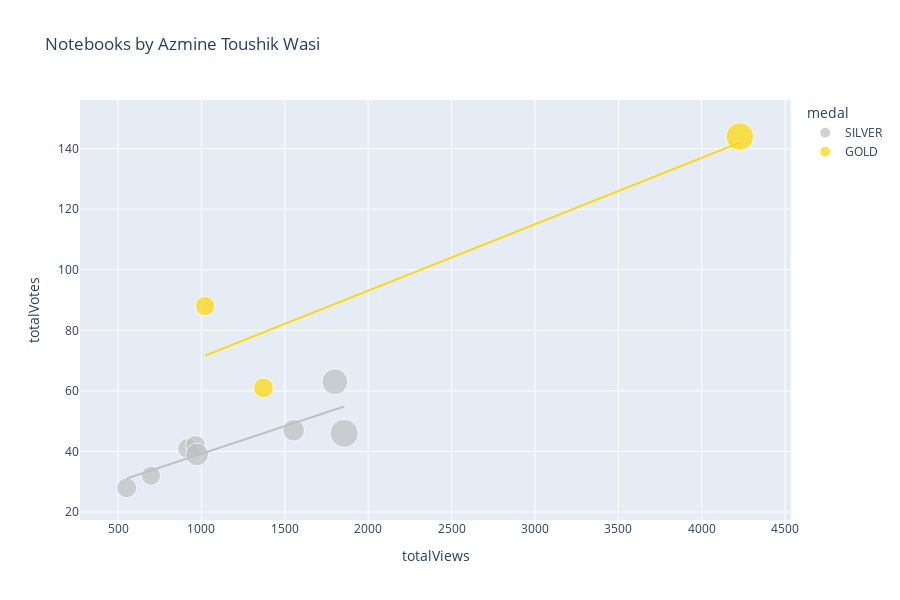

Write notebook code for a chart like this one.
### Markdown cell above
# Plotly Scatter Plot

You may want to tweak these settings depending on how many notebooks you have...

### Code cell
import plotly.express as px

df['totalComments'].fillna(0, inplace=True)
df['medal'].fillna('N/A', inplace=True)
df['size'] = df['totalComments'].clip(lower=1)
color_map = {
    'GOLD': 'gold',
    'SILVER': 'silver',
    'BRONZE': 'chocolate',
    'N/A': '#333'
}
px.scatter(
    df,
    'totalViews',
    'totalVotes',
    title=f'Notebooks by {df.author_displayName.get(0)}',
    log_x=False,
    log_y=False,
    #width=800, 
    height=600,
    color='medal',
    color_discrete_map=color_map,
    size='size',
    trendline='ols',
    trendline_options=dict(log_x=False, log_y=False, add_constant=True),
    #trendline='lowess', # Use for Locally Weighted Scatterplot Smoothing line
    #trendline_scope='overall', # Use this for one trendline
    hover_name='title',
    hover_data={
        'size': False,
        'totalViews': ':,.0f',
        'totalVotes': ':,.0f',
        'totalLines': ':,.0f',
        'totalComments': ':,.0f',
        'viewsPerVote': ':,.0f',
        'languageName': True,
        'versionNumber': True,
        'lastRun': True,
        'lastRunExecutionTimeSeconds': ':,.0f',
        'medal': True,
    })

### Figure 1 — Plotly figure (JSON) as saved in the notebook; plotly's stock layout.template omitted (floating-point values rounded to 4 significant figures)
{"data": [{"customdata": [[16, 342, 16, 21.86, "Python", 8, "Mon Jul 11 04:29:16 2022", 104, "SILVER"], [16, 608, 16, 22.47, "Python", 18, "Sun Jul 10 12:02:32 2022", 122, "SILVER"], [32, 274, 32, 39.51, "Python", 12, "Sat Jul  9 12:09:12 2022", 76, "SILVER"], [27, 380, 27, 28.14, "Python", 13, "Sat Jul  9 12:08:22 2022", 56, "SILVER"], [19, 536, 19, 32.38, "Python", 12, "Fri Jul  8 06:45:19 2022", 55, "SILVER"], [21, 592, 21, 24.38, "Python", 11, "Mon Jul  4 18:57:52 2022", 49, "SILVER"], [16, 279, 16, 19.07, "Python", 16, "Sun May 29 07:50:50 2022", 40, "SILVER"], [15, 461, 15, 21.15, "Python", 14, "Fri May 27 02:34:12 2022", 79, "SILVER"]], "hovertemplate": "<b>%{hovertext}</b><br><br>medal=%{customdata[8]}<br>totalViews=%{x:,.0f}<br>totalVotes=%{y:,.0f}<br>totalLines=%{customdata[1]:,.0f}<br>totalComments=%{customdata[2]:,.0f}<br>viewsPerVote=%{customdata[3]:,.0f}<br>languageName=%{customdata[4]}<br>versionNumber=%{customdata[5]}<br>lastRun=%{customdata[6]}<br>lastRunExecutionTimeSeconds=%{customdata[7]:,.0f}<extra></extra>", "hovertext": ["➡️ Intro to Feature Engineering 🛠 Housing Data ", "Divorce Reasons Analysis 📊 With PCA,SHAP,TSNE,RFE", "▶️ Cristiano Ronaldo 📊 Extended EDA ⚽ Goals ", "▶️ Lionel Messi 📊 Extended EDA ⚽ Goals ", "UCL ⚽ EDA & Viz ⭐ 2021-22 ⭐ Players & Teams", "➡️ Intro to Bias-Variance Tradeoff 📋 with Numpy", " 📘 Coursera 📉 EDA, FE 📈 Analysis + Insights 📊", "Export Processing Zones - EDA+Statistical Analysis"], "legendgroup": "SILVER", "marker": {"color": "silver", "size": [16, 16, 32, 27, 19, 21, 16, 15], "sizemode": "area", "sizeref": 0.08, "symbol": "circle"}, "mode": "markers", "name": "SILVER", "orientation": "v", "showlegend": true, "type": "scatter", "x": [917, 965, 1856, 1800, 1553, 974, 552, 697], "xaxis": "x", "y": [41, 42, 46, 63, 47, 39, 28, 32], "yaxis": "y"}, {"hovertemplate": "<b>OLS trendline</b><br>totalVotes = 0.0182104 * totalViews + 21.0486<br>R<sup>2</sup>=0.742832<br><br>medal=SILVER<br>totalViews=%{x:,.0f}<br>totalVotes=%{y:,.0f} <b>(trend)</b><extra></extra>", "legendgroup": "SILVER", "marker": {"color": "silver", "symbol": "circle"}, "mode": "lines", "name": "SILVER", "showlegend": false, "type": "scatter", "x": [552, 697, 917, 965, 974, 1553, 1800, 1856], "xaxis": "x", "y": [31.1, 33.74, 37.75, 38.62, 38.79, 49.33, 53.83, 54.85], "yaxis": "y"}, {"customdata": [[16, 342, 16, 22.15, "Python", 14, "Tue Jul  5 04:38:45 2022", 70, "GOLD"], [15, 645, 15, 11.49, "Python", 1, "Fri Jul  1 18:28:34 2022", 6, "GOLD"], [31, 357, 31, 29.17, "Python", 7, "Fri Jul  1 08:32:21 2022", 85, "GOLD"]], "hovertemplate": "<b>%{hovertext}</b><br><br>medal=%{customdata[8]}<br>totalViews=%{x:,.0f}<br>totalVotes=%{y:,.0f}<br>totalLines=%{customdata[1]:,.0f}<br>totalComments=%{customdata[2]:,.0f}<br>viewsPerVote=%{customdata[3]:,.0f}<br>languageName=%{customdata[4]}<br>versionNumber=%{customdata[5]}<br>lastRun=%{customdata[6]}<br>lastRunExecutionTimeSeconds=%{customdata[7]:,.0f}<extra></extra>", "hovertext": ["➡️ Intro to Cross Validation ✅ Different Methods", "Clustering : Different Techniques, Algorithms", " Imputation : Different Techniques with Codes"], "legendgroup": "GOLD", "marker": {"color": "gold", "size": [16, 15, 31], "sizemode": "area", "sizeref": 0.08, "symbol": "circle"}, "mode": "markers", "name": "GOLD", "orientation": "v", "showlegend": true, "type": "scatter", "x": [1372, 1022, 4229], "xaxis": "x", "y": [61, 88, 144], "yaxis": "y"}, {"hovertemplate": "<b>OLS trendline</b><br>totalVotes = 0.021932 * totalViews + 49.2481<br>R<sup>2</sup>=0.830604<br><br>medal=GOLD<br>totalViews=%{x:,.0f}<br>totalVotes=%{y:,.0f} <b>(trend)</b><extra></extra>", "legendgroup": "GOLD", "marker": {"color": "gold", "symbol": "circle"}, "mode": "lines", "name": "GOLD", "showlegend": false, "type": "scatter", "x": [1022, 1372, 4229], "xaxis": "x", "y": [71.66, 79.34, 142.0], "yaxis": "y"}], "layout": {"height": 600, "legend": {"itemsizing": "constant", "title": {"text": "medal"}, "tracegroupgap": 0}, "title": {"text": "Notebooks by Azmine Toushik Wasi"}, "xaxis": {"anchor": "y", "domain": [0, 1], "title": {"text": "totalViews"}}, "yaxis": {"anchor": "x", "domain": [0, 1], "title": {"text": "totalVotes"}}}}
